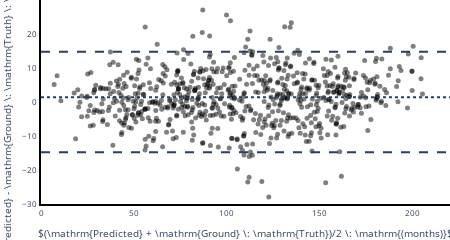

Notebook code cell kept with this figure:
### Markdown cell above
# mono color

### Code cell
import plotly.graph_objects as go
labels={"sex": "Sex"}


fig = px.scatter(two_BA, x=(two_BA['ba_two_raters']+two_BA['y_hat'])/2,y=difference, 
                  width=450, height=205, labels=None, opacity=0.5, color_discrete_sequence=['black'])

fig.update_traces(marker={'size': 5})



fig.update_layout(legend_title = "  ")    

# conf interval
fig.add_shape(type="line",
              x0=0, 
              y0=1.96*np.std(difference), 
              x1=260, 
              y1=1.96*np.std(difference), line_dash="dash")

fig.add_shape(type="line",
              x0=0, 
              y0=-1.96*np.std(difference), 
              x1=260, 
              y1=-1.96*np.std(difference), line_dash="dash")




fig.add_shape(type="line",
              x0=0, 
              y0=np.mean(difference), 
              x1=260, 
              y1=np.mean(difference), line_dash="dot")



fig.update_layout(yaxis_range=[-30,30],xaxis_range=[0,220])

fig.update_xaxes(title_text='$(\mathrm{Predicted} + \mathrm{Ground} \: \mathrm{Truth})/2 \: \mathrm{(months)}$')
ytitle='$\mathrm{Predicted} - \mathrm{Ground} \: \mathrm{Truth} \: \mathrm{(months)}$'
fig.update_yaxes(title_text=ytitle)

fig.update_layout(
    margin=dict(l=0,r=0,b=0,t=0),
    plot_bgcolor='rgba(0,0,0,0)')
fig.update_xaxes(showline=True, linewidth=2, linecolor='black')
fig.update_yaxes(showline=True, linewidth=2, linecolor='black')


# fig.add_annotation(x=220, y=2.2*np.std(difference),
#             text="$+1.96\:\sigma$",
#             showarrow=False,
#             yshift=1)

# fig.add_annotation(x=220, y=-2.2*np.std(difference),
#             text="$-1.96\:\sigma$",
#             showarrow=False,
#             yshift=1)

# fig.add_annotation(x=220, y=np.mean(difference)+1,
#             text="$\overline{\Delta}=1.4$",
#             showarrow=False,
#             yshift=10)

# fig.update_annotations(font_size=50)

fig.update_yaxes(title_font=dict(size=10),tickfont_size=8)
fig.update_xaxes(title_font=dict(size=10),tickfont_size=8)

fig.write_image("Bland_Altman_monocolor.pdf", scale=1.0)

fig.show()

### Figure 1 — Plotly figure (JSON) as saved in the notebook; plotly's stock layout.template omitted (floating-point values rounded to 4 significant figures; data arrays with more than 128 entries replaced by an {"elided": "..."} marker saying what was removed)
{"data": [{"hovertemplate": "x=%{x}<br>y=%{y}<extra></extra>", "legendgroup": "", "marker": {"color": "black", "opacity": 0.5, "size": 5, "symbol": "circle"}, "mode": "markers", "name": "", "orientation": "v", "showlegend": false, "type": "scatter", "x": {"elided": "702 float values"}, "xaxis": "x", "y": {"elided": "702 float values"}, "yaxis": "y"}], "layout": {"height": 205, "legend": {"title": {"text": "  "}, "tracegroupgap": 0}, "margin": {"b": 0, "l": 0, "r": 0, "t": 0}, "plot_bgcolor": "rgba(0, 0, 0, 0)", "shapes": [{"line": {"dash": "dash"}, "type": "line", "x0": 0, "x1": 260, "y0": 14.79, "y1": 14.79}, {"line": {"dash": "dash"}, "type": "line", "x0": 0, "x1": 260, "y0": -14.79, "y1": -14.79}, {"line": {"dash": "dot"}, "type": "line", "x0": 0, "x1": 260, "y0": 1.4, "y1": 1.4}], "width": 450, "xaxis": {"anchor": "y", "domain": [0, 1], "linecolor": "black", "linewidth": 2, "range": [0, 220], "showline": true, "tickfont": {"size": 8}, "title": {"font": {"size": 10}, "text": "$(\\mathrm{Predicted} + \\mathrm{Ground} \\: \\mathrm{Truth})/2 \\: \\mathrm{(months)}$"}, "type": "linear"}, "yaxis": {"anchor": "x", "domain": [0, 1], "linecolor": "black", "linewidth": 2, "range": [-30, 30], "showline": true, "tickfont": {"size": 8}, "title": {"font": {"size": 10}, "text": "$\\mathrm{Predicted} - \\mathrm{Ground} \\: \\mathrm{Truth} \\: \\mathrm{(months)}$"}, "type": "linear"}}}
